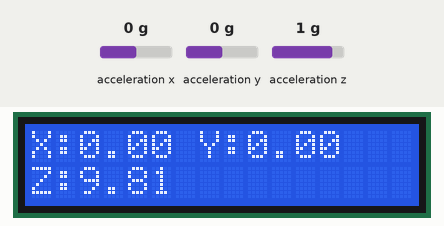
Recording of a sketch running on a simulated Arduino Uno, built with avr-gcc and run on an emulated ATmega328P. On the bench: 16×2 character LCD. The test bench sets the inputs (shaded band); at power-on: acceleration x 0 g, acceleration y 0 g, acceleration z 1 g. What the sketch prints to the serial monitor is not drawn.

Above: at 1.2 s.
1.3 s: acceleration x set to -1.4 g
At 2.6 s:
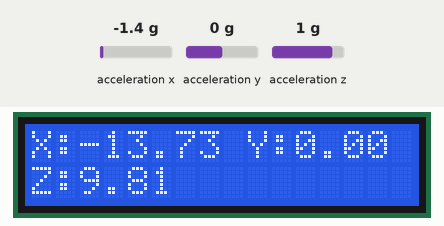
2.9 s: acceleration y set to -1.4 g
At 3.8 s:
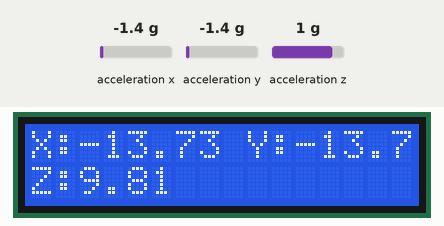
4.5 s: acceleration z set to -1.4 g
At 5.2 s:
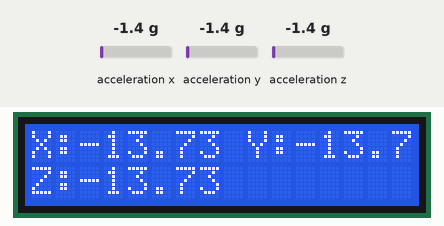
6.1 s: acceleration x set to -0.8 g
At 7.1 s:
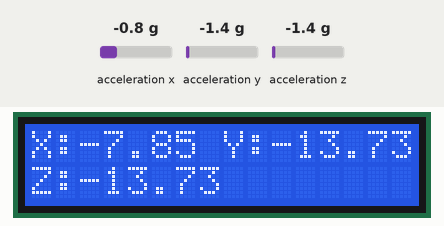
7.7 s: acceleration y set to -0.8 g
At 8.7 s:
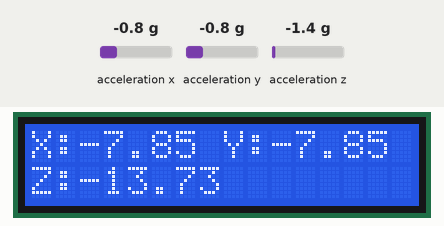
Timing chart, 0 to 10.3 s (numbered marks = the images above; inputs shaded):
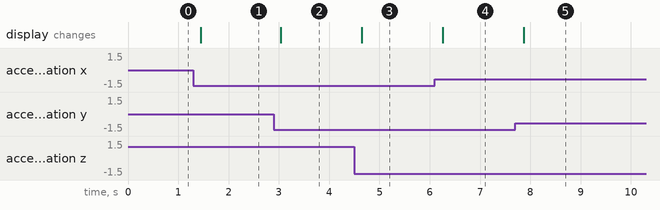

The sketch:

lcd_imu.ino
```cpp
#include <Wire.h>
#include <LiquidCrystal_I2C.h>
#include <Adafruit_ADXL345_U.h>

LiquidCrystal_I2C lcd(0x27, 16, 2);
Adafruit_ADXL345_Unified accel = Adafruit_ADXL345_Unified(12345);

void setup() {
  // Initialize Serial
  Serial.begin(9600);

  // Initialize I2C
  Wire.begin();

  // Initialize LCD
  lcd.init();
  lcd.backlight();

  // Initialize ADXL345
  if(!accel.begin()) {
    lcd.print("ADXL345 Error!");
    Serial.println("ADXL345 Error!");
    while(1);
  }

  accel.setRange(ADXL345_RANGE_4_G);
}

void loop() {
  sensors_event_t event;
  accel.getEvent(&event);

  // Update LCD
  lcd.clear();
  lcd.setCursor(0, 0);
  lcd.print("X:");
  lcd.print(event.acceleration.x);
  lcd.print(" Y:");
  lcd.print(event.acceleration.y);
  lcd.setCursor(0, 1);
  lcd.print("Z:");
  lcd.print(event.acceleration.z);

  // Print to Serial
  Serial.print("X: "); Serial.print(event.acceleration.x); Serial.print("  ");
  Serial.print("Y: "); Serial.print(event.acceleration.y); Serial.print("  ");
  Serial.print("Z: "); Serial.println(event.acceleration.z);

  delay(200);
}
```

Measured:
- after the input at 1.3 s, the display: changes after 0.14 s (image 1)
- after the input at 2.9 s, the display: changes after 0.14 s (image 2)
- after the input at 4.5 s, the display: changes after 0.14 s (image 3)
- after the input at 6.1 s, the display: changes after 0.16 s (image 4)
- after the input at 7.7 s, the display: changes after 0.17 s (image 5)
